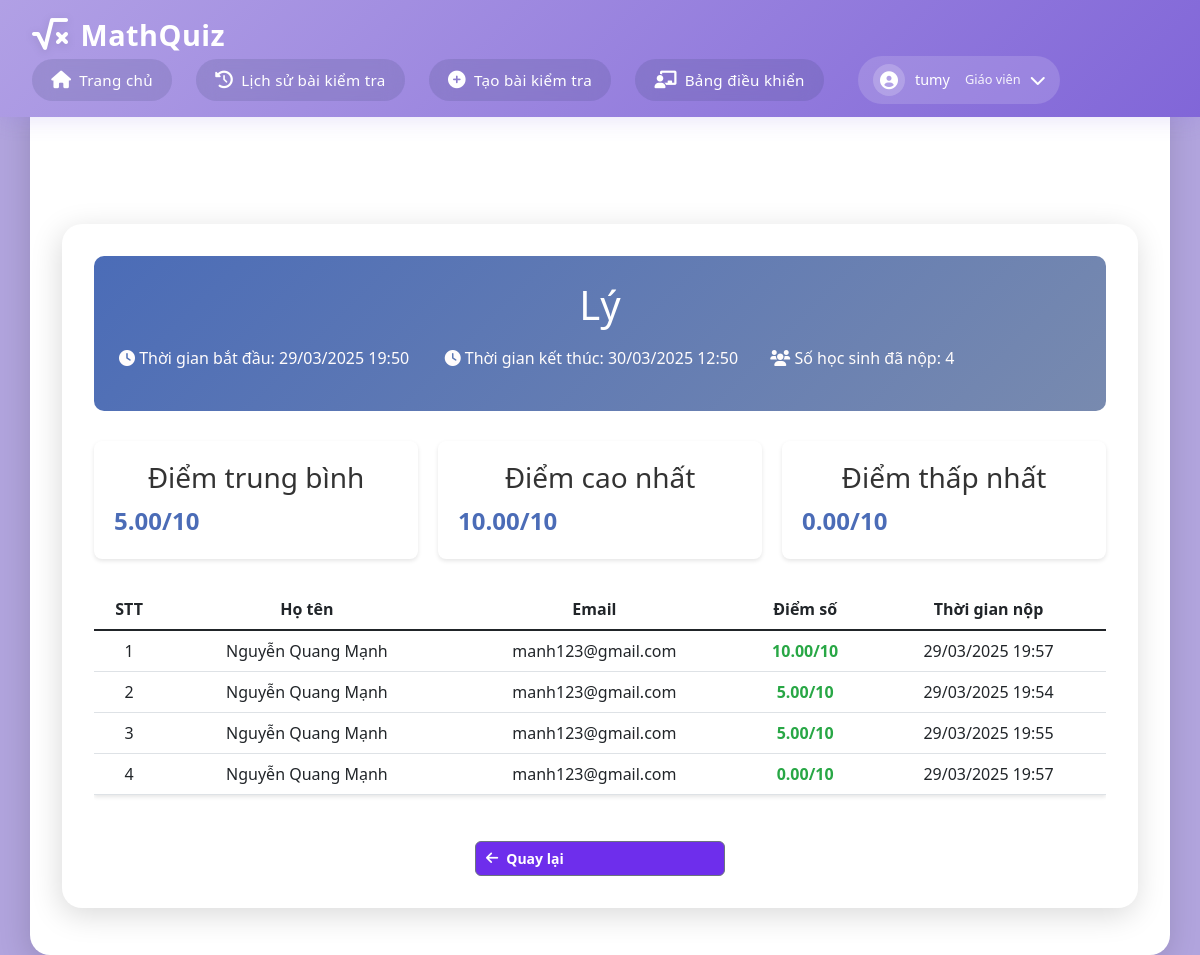
/quiz/24/students (signed in), run on the app's committed database.
### app.py (models this page shows)
class Quiz(db.Model):
    id = db.Column(db.Integer, primary_key=True)
    title = db.Column(db.String(200), nullable=False)
    quiz_code = db.Column(db.String(10), unique=True, nullable=True, server_default=None)  # Make it nullable with default None
    teacher_id = db.Column(db.Integer, db.ForeignKey('user.id'), nullable=False)
    start_time = db.Column(db.DateTime, nullable=False)
    end_time = db.Column(db.DateTime, nullable=False)
    duration = db.Column(db.Integer, nullable=False)  # in minutes
    max_attempts = db.Column(db.Integer, nullable=True, default=None)  # Số lần làm bài tối đa
    is_public = db.Column(db.Boolean, default=False)  # Thêm trường is_public
    questions = db.relationship('Question', backref='quiz', lazy=True)
    teacher = db.relationship('User', backref='quizzes', lazy=True)

class QuizResult(db.Model):
    id = db.Column(db.Integer, primary_key=True)
    quiz_id = db.Column(db.Integer, db.ForeignKey('quiz.id'), nullable=False)
    student_id = db.Column(db.Integer, db.ForeignKey('user.id'), nullable=False)
    score = db.Column(db.Float, nullable=False)
    submitted_at = db.Column(db.DateTime, nullable=False, default=datetime.now)
    quiz = db.relationship('Quiz', backref='results', lazy=True)
    student = db.relationship('User', backref='quiz_results', lazy=True)

class User(db.Model):
    id = db.Column(db.Integer , primary_key=True)
    email = db.Column(db.String(120), unique=True, nullable=False)
    username = db.Column(db.String(80), unique=True, nullable=False)
    password = db.Column(db.String(120), nullable=False)
    role = db.Column(db.String(20), nullable=False)  # 'teacher' or 'student'

### app.py (the view)
@app.route('/quiz/<int:quiz_id>/students')
def quiz_students(quiz_id):
    if 'user_id' not in session or session['role'] != 'teacher':
        flash('Bạn không có quyền truy cập trang này!')
        return redirect(url_for('home'))
    quiz = Quiz.query.get_or_404(quiz_id)
    if quiz.teacher_id != session['user_id']:
        flash('Bạn không có quyền xem kết quả bài kiểm tra này!')
        return redirect(url_for('history'))
    results = QuizResult.query.filter_by(quiz_id=quiz_id)\
        .join(User, QuizResult.student_id == User.id)\
        .order_by(QuizResult.score.desc())\
        .all()
    return render_template('quiz_students.html', quiz=quiz, results=results)

### templates/quiz_students.html (shortened to what this page needs)
{% extends "base.html" %}
{% block content %}
<div class="container">
    <div class="quiz-header">
        <h1>{{ quiz.title }}</h1>
        <div class="quiz-meta">
            <p><i class="fas fa-clock"></i> Thời gian bắt đầu: {{ quiz.start_time.strftime('%d/%m/%Y %H:%M') }}</p>
            <p><i class="fas fa-clock"></i> Thời gian kết thúc: {{ quiz.end_time.strftime('%d/%m/%Y %H:%M') }}</p>
            <p><i class="fas fa-users"></i> Số học sinh đã nộp: {{ results|length }}</p>
        </div>
    </div>
    <div class="stats-summary">
        <div class="stat-card">
            <h3>Điểm trung bình</h3>
            <p class="stat-value">{{ "%.2f"|format(results|map(attribute='score')|sum / results|length) if results else 0 }}/10</p>
        </div>
        <div class="stat-card">
            <h3>Điểm cao nhất</h3>
            <p class="stat-value">{{ "%.2f"|format(results|map(attribute='score')|max) if results else 0 }}/10</p>
        </div>
        <div class="stat-card">
            <h3>Điểm thấp nhất</h3>
            <p class="stat-value">{{ "%.2f"|format(results|map(attribute='score')|min) if results else 0 }}/10</p>
        </div>
    </div>
    {% if results %}
        <div class="table-responsive">
            <table class="table">
                <thead>
                    <tr>
                        <th>STT</th>
                        <th>Họ tên</th>
                        <th>Email</th>
                        <th>Điểm số</th>
                        <th>Thời gian nộp</th>
                    </tr>
                </thead>
                <tbody>
                    {% for result in results %}
                    <tr>
                        <td>{{ loop.index }}</td>
                        <td>{{ result.student.username }}</td>
                        <td>{{ result.student.email }}</td>
                        <td class="score-cell">{{ "%.2f"|format(result.score) }}/10</td>
                        <td>{{ result.submitted_at.strftime('%d/%m/%Y %H:%M') }}</td>
                    </tr>
                    {% endfor %}
                </tbody>
            </table>
        </div>
    {% else %}
        <p class="no-results">Chưa có học sinh nào nộp bài</p>
    {% endif %}
    <div class="action-buttons">
        <a href="{{ url_for('history') }}" class="btn btn-secondary">
            <i class="fas fa-arrow-left"></i> Quay lại
        </a>
    </div>
</div>
{% endblock %}

### static/css/style.css (style rules this page uses)
:root { --primary-color: #9370DB; --secondary-color: #B19CD9; --background-color: linear-gradient(135deg, #9370DB, #9c83ca, #F8F8FF); --text-color: #333; }
* { margin: 0; padding: 0; box-sizing: border-box; }
html, body { height: 100%; margin: 0; display: flex; flex-direction: column; }
body { font-family: Arial, sans-serif; background-color: var(--background-color); color: var(--text-color); line-height: 1.6; height: 100%; width: 100%; margin: 0; }
.container { width: 100%; text-align: center; margin: 30px auto; }
.btn { background-color: #9370DB; color: white; padding: 0.8rem 1.5rem; border: none; border-radius: 4px; cursor: pointer; font-size: 1rem; transition: background-color 0.3s; text-decoration: none; display: inline-block; }
.action-buttons { margin-top: 1rem; display: flex; justify-content: center; gap: 8px; max-width: 250px; margin: 0 auto; }
.action-buttons .btn { flex: 1; padding: 6px 10px; font-size: 14px; font-weight: 600; border-radius: 6px; transition: all 0.2s ease-in-out; text-decoration: none; text-align: center; }
.action-buttons .btn:first-child { background-color: #007bff; color: white; }
.action-buttons .btn:last-child { background-color: #28a745; color: white; }
.stat-card { background: rgb(255, 255, 255); padding: 1.5rem; border-radius: 15px; box-shadow: 0 2px 4px rgba(0,0,0,0.6); text-align: center; }
.btn { width: 300px; padding: 12px; font-size: 18px; color: #fff; background-color: #007bff; border: none; border-radius: 4px; cursor: pointer; }
.btn-secondary { width: auto; background-color: #6e2eec !important; }
p { margin-top: 20px; color: #110e0e; text-align: center; }

### templates/base.html (style rules this page uses)
:root { --primary-color: #b1a0e5; --secondary-color: #8166d8; --background-color: #b1a4dd; --text-color: #333; --shadow: rgba(112, 87, 219, 0.15); }
body { margin: 0; padding: 0; min-height: 100vh; background: var(--background-color); font-family: 'Segoe UI', system-ui, -apple-system, sans-serif; color: var(--text-color); display: flex; flex-direction: column; }
.container { margin-top: 6rem; margin-bottom: 15px; padding: 2rem; background: white; border-radius: 20px; box-shadow: -2px 7px 30px rgb(0 0 0 / 15%); flex: 1; }

### templates/quiz_students.html (style rules this page uses)
.quiz-header { background: linear-gradient(135deg, #4b6cb7 0%, #788aaf 100%); color: white; padding: 25px; border-radius: 10px; margin-bottom: 30px; }
.quiz-meta { display: grid; grid-template-columns: repeat(auto-fit, minmax(200px, 1fr)); gap: 15px; margin-top: 15px; }
.stats-summary { display: grid; grid-template-columns: repeat(auto-fit, minmax(200px, 1fr)); gap: 20px; margin-bottom: 30px; }
.stat-card { background: white; padding: 20px; border-radius: 8px; text-align: center; box-shadow: 0 2px 4px rgba(0,0,0,0.1); }
.stat-value { font-size: 24px; font-weight: bold; color: #4b6cb7; margin: 0; }
.table { background: white; box-shadow: 0 2px 4px rgba(0,0,0,0.1); }
.score-cell { font-weight: bold; color: #28a745; }
.action-buttons { margin-top: 30px; text-align: center; }
.btn { padding: 10px 20px; border-radius: 6px; text-decoration: none; display: inline-flex; align-items: center; gap: 8px; }
p { margin-top: 2px; color: #fffcfc; text-align:left ; }

### data on the page
Quiz: title "Lý", start_time "29/03/2025 19:50", end_time "30/03/2025 12:50"
QuizResult: student.username "Nguyễn Quang Mạnh", student.email "manh123@gmail.com", score "10.00", submitted_at "29/03/2025 19:57"
QuizResult: student.username "Nguyễn Quang Mạnh", student.email "manh123@gmail.com", score "5.00", submitted_at "29/03/2025 19:54"
QuizResult: student.username "Nguyễn Quang Mạnh", student.email "manh123@gmail.com", score "5.00", submitted_at "29/03/2025 19:55"
QuizResult: student.username "Nguyễn Quang Mạnh", student.email "manh123@gmail.com", score "0.00", submitted_at "29/03/2025 19:57"

### other printed values
{{ session['username'] }} "tumy"
{{ results|length }} "4"
{{ "%.2f"|format(results|map(attribute='score')|max) if results else 0 }} "10.00"
{{ "%.2f"|format(results|map(attribute='score')|min) if results else 0 }} "0.00"
